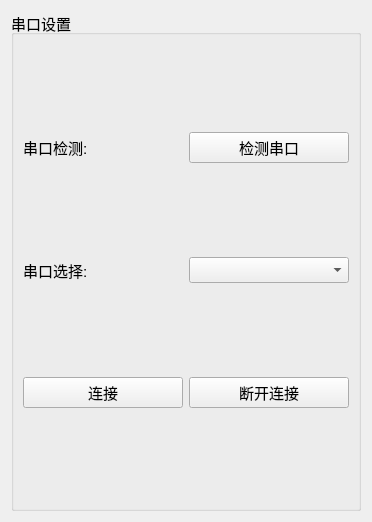
     <widget class="QWidget" name="tab_5">
      <attribute name="title">
       <string>端口连接</string>
      </attribute>
      <layout class="QGridLayout" name="gridLayout">
       <item row="0" column="0">
        <widget class="QGroupBox" name="groupBox_7">
         <property name="enabled">
          <bool>true</bool>
         </property>
         <property name="minimumSize">
          <size>
           <width>350</width>
           <height>500</height>
          </size>
         </property>
         <property name="maximumSize">
          <size>
           <width>350</width>
           <height>500</height>
          </size>
         </property>
         <property name="font">
          <font>
           <pointsize>11</pointsize>
          </font>
         </property>
         <property name="title">
          <string>串口设置</string>
         </property>
         <layout class="QGridLayout" name="gridLayout_2">
          <item row="0" column="0">
           <widget class="QLabel" name="label_14">
            <property name="text">
             <string>串口检测:</string>
            </property>
           </widget>
          </item>
          <item row="0" column="1">
           <widget class="QPushButton" name="pushButton_6">
            <property name="minimumSize">
             <size>
              <width>110</width>
              <height>0</height>
             </size>
            </property>
            <property name="text">
             <string>检测串口</string>
            </property>
           </widget>
          </item>
          <item row="1" column="0">
           <widget class="QLabel" name="label_13">
            <property name="text">
             <string>串口选择:</string>
            </property>
           </widget>
          </item>
          <item row="1" column="1">
           <widget class="QComboBox" name="comboBox_2"/>
          </item>
          <item row="2" column="0">
           <widget class="QPushButton" name="pushButton_4">
            <property name="text">
             <string>连接</string>
            </property>
           </widget>
          </item>
          <item row="2" column="1">
           <widget class="QPushButton" name="pushButton_5">
            <property name="text">
             <string>断开连接</string>
            </property>
           </widget>
          </item>
         </layout>
        </widget>
       </item>
      </layout>
     </widget>
